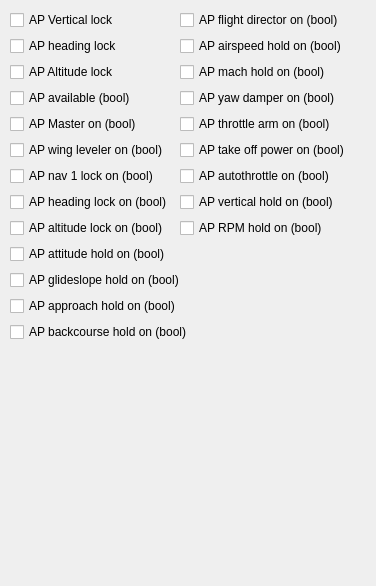
              <widget class="QWidget" name="apTab">
               <property name="enabled">
                <bool>true</bool>
               </property>
               <attribute name="title">
                <string>Autopilot</string>
               </attribute>
               <widget class="QWidget" name="verticalLayoutWidget">
                <property name="geometry">
                 <rect>
                  <x>10</x>
                  <y>10</y>
                  <width>196</width>
                  <height>567</height>
                 </rect>
                </property>
                <property name="styleSheet">
                 <string/>
                </property>
                <layout class="QFormLayout" name="formLayout_5">
                 <property name="rowWrapPolicy">
                  <enum>QFormLayout::WrapAllRows</enum>
                 </property>
                 <item row="0" column="0">
                  <widget class="QCheckBox" name="cbAPVerticalLock">
                   <property name="styleSheet">
                    <string notr="true"/>
                   </property>
                   <property name="text">
                    <string>AP Vertical lock</string>
                   </property>
                  </widget>
                 </item>
                 <item row="1" column="0">
                  <widget class="QCheckBox" name="cbAPHeadingLock">
                   <property name="styleSheet">
                    <string notr="true"/>
                   </property>
                   <property name="text">
                    <string>AP heading lock</string>
                   </property>
                  </widget>
                 </item>
                 <item row="2" column="0">
                  <widget class="QCheckBox" name="cbAPAltitudeLock">
                   <property name="styleSheet">
                    <string notr="true"/>
                   </property>
                   <property name="text">
                    <string>AP Altitude lock</string>
                   </property>
                  </widget>
                 </item>
                 <item row="3" column="0">
                  <widget class="QCheckBox" name="cbAutopilotAvailable">
                   <property name="text">
                    <string>AP available (bool)</string>
                   </property>
                  </widget>
                 </item>
                 <item row="4" column="0">
                  <widget class="QCheckBox" name="cbAutopilotMaster">
                   <property name="text">
                    <string>AP Master on (bool)</string>
                   </property>
                  </widget>
                 </item>
                 <item row="5" column="0">
                  <widget class="QCheckBox" name="cbAutopilotWingLeveler">
                   <property name="text">
                    <string>AP wing leveler on (bool)</string>
                   </property>
                  </widget>
                 </item>
                 <item row="6" column="0">
                  <widget class="QCheckBox" name="cbAutopilotNav1Lock">
                   <property name="text">
                    <string>AP nav 1 lock on (bool)</string>
                   </property>
                  </widget>
                 </item>
                 <item row="7" column="0">
                  <widget class="QCheckBox" name="cbAutopilotHeadingLock">
                   <property name="text">
                    <string>AP heading lock on (bool)</string>
                   </property>
                  </widget>
                 </item>
                 <item row="8" column="0">
                  <widget class="QCheckBox" name="cbAutopilotAltitudeLock">
                   <property name="text">
                    <string>AP altitude lock on (bool)</string>
                   </property>
                  </widget>
                 </item>
                 <item row="9" column="0">
                  <widget class="QCheckBox" name="cbAutopilotAttitudeHold">
                   <property name="text">
                    <string>AP attitude hold on (bool)</string>
                   </property>
                  </widget>
                 </item>
                 <item row="10" column="0">
                  <widget class="QCheckBox" name="cbAutopilotGlideslopeHold">
                   <property name="text">
                    <string>AP glideslope hold on (bool)</string>
                   </property>
                  </widget>
                 </item>
                 <item row="11" column="0">
                  <widget class="QCheckBox" name="cbAutopilotApproachHold">
                   <property name="text">
                    <string>AP approach hold on (bool)</string>
                   </property>
                  </widget>
                 </item>
                 <item row="12" column="0">
                  <widget class="QCheckBox" name="cbAutopilotBackcourseHold">
                   <property name="text">
                    <string>AP backcourse hold on (bool)</string>
                   </property>
                  </widget>
                 </item>
                </layout>
               </widget>
               <widget class="QWidget" name="formLayoutWidget_6">
                <property name="geometry">
                 <rect>
                  <x>180</x>
                  <y>10</y>
                  <width>187</width>
                  <height>401</height>
                 </rect>
                </property>
                <layout class="QFormLayout" name="formLayout_10">
                 <property name="rowWrapPolicy">
                  <enum>QFormLayout::WrapAllRows</enum>
                 </property>
                 <item row="0" column="0">
                  <widget class="QCheckBox" name="cbAutopilotFlightDirectorActive">
                   <property name="text">
                    <string>AP flight director on (bool)</string>
                   </property>
                  </widget>
                 </item>
                 <item row="1" column="0">
                  <widget class="QCheckBox" name="cbAutopilotAirspeedHold">
                   <property name="text">
                    <string>AP airspeed hold on (bool)</string>
                   </property>
                  </widget>
                 </item>
                 <item row="2" column="0">
                  <widget class="QCheckBox" name="cbAutopilotMachHold">
                   <property name="text">
                    <string>AP mach hold on (bool)</string>
                   </property>
                  </widget>
                 </item>
                 <item row="3" column="0">
                  <widget class="QCheckBox" name="cbAutopilotYawDamper">
                   <property name="text">
                    <string>AP yaw damper on (bool)</string>
                   </property>
                  </widget>
                 </item>
                 <item row="4" column="0">
                  <widget class="QCheckBox" name="cbAutopilotThrottleArm">
                   <property name="text">
                    <string>AP throttle arm on (bool)</string>
                   </property>
                  </widget>
                 </item>
                 <item row="5" column="0">
                  <widget class="QCheckBox" name="cbAutopilotTakeoffPowerActive">
                   <property name="text">
                    <string>AP take off power on (bool)</string>
                   </property>
                  </widget>
                 </item>
                 <item row="6" column="0">
                  <widget class="QCheckBox" name="cbAutothrottleActive">
                   <property name="text">
                    <string>AP autothrottle on (bool)</string>
                   </property>
                  </widget>
                 </item>
                 <item row="7" column="0">
                  <widget class="QCheckBox" name="cbAutopilotVerticalHold">
                   <property name="text">
                    <string>AP vertical hold on (bool)</string>
                   </property>
                  </widget>
                 </item>
                 <item row="8" column="0">
                  <widget class="QCheckBox" name="cbAutopilotRpmHold">
                   <property name="text">
                    <string>AP RPM hold on (bool)</string>
                   </property>
                  </widget>
                 </item>
                </layout>
               </widget>
              </widget>
